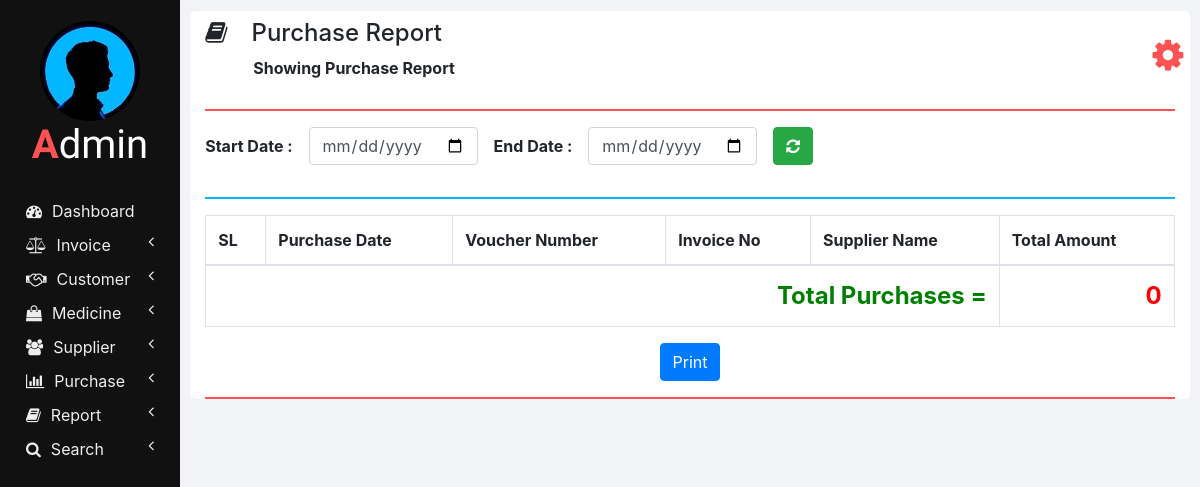
The page /purchase_report.php on the database as committed earlier.
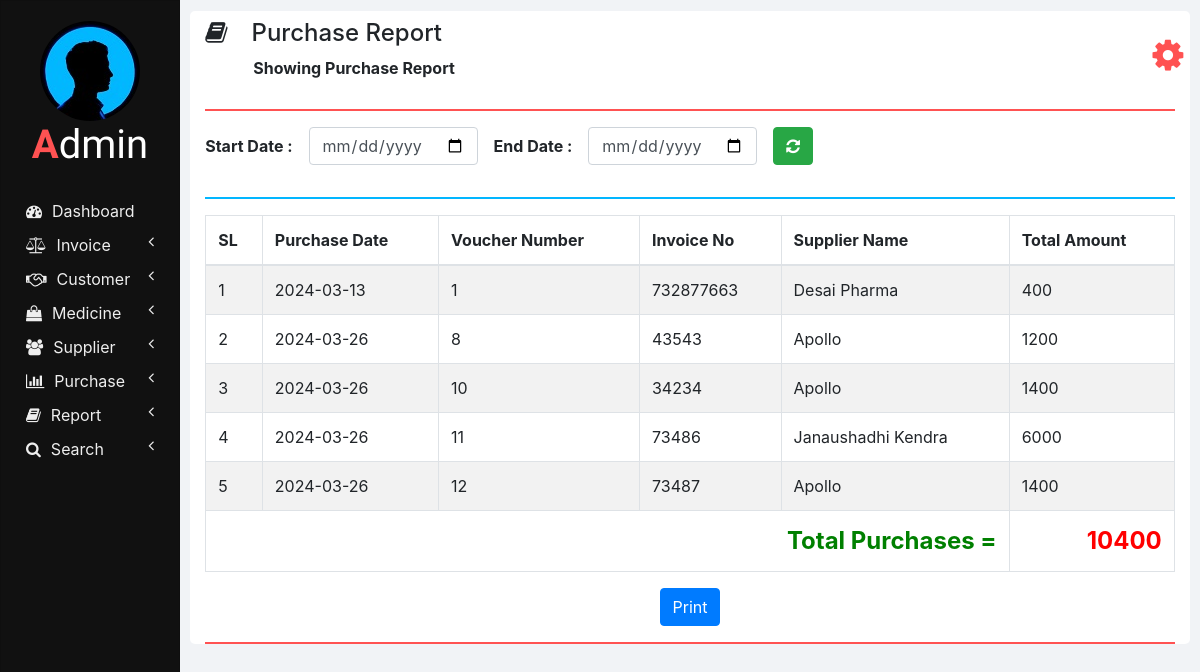
The same page on the database as committed later.
### tables this page shows
CREATE TABLE `purchases` (
  `SUPPLIER_NAME` varchar(100) NOT NULL,
  `INVOICE_NUMBER` int(11) NOT NULL,
  `VOUCHER_NUMBER` int(11) NOT NULL,
  `PURCHASE_DATE` varchar(10) NOT NULL,
  `TOTAL_AMOUNT` double NOT NULL,
  `PAYMENT_STATUS` varchar(20) NOT NULL
);

### php/report.php (the view, shortened to what this page needs)
<?php
function showPurchases($start_date, $end_date) {
  ?>
  <thead>
    <tr>
      <th>SL</th>
      <th>Purchase Date</th>
      <th>Voucher Number</th>
      <th>Invoice No</th>
      <th>Supplier Name</th>
      <th>Total Amount</th>
    </tr>
  </thead>
  <tbody>
  <?php
  require "db_connection.php";
  if($con) {
    $seq_no = 0;
    $total = 0;
    if($start_date == "" || $end_date == "")
      $query = "SELECT * FROM purchases";
    else
      $query = "SELECT * FROM purchases WHERE PURCHASE_DATE BETWEEN '$start_date' AND '$end_date'";
    $result = mysqli_query($con, $query);
    while($row = mysqli_fetch_array($result)) {
      $seq_no++;
      showPurchaseRow($seq_no, $row);
      $total = $total + $row['TOTAL_AMOUNT'];
    }
    ?>
    </tbody>
    <tfoot class="font-weight-bold">
      <tr style="text-align: right; font-size: 24px;">
        <td colspan="5" style="color: green;">&nbsp;Total Purchases =</td>
        <td style="color: red;"><?php echo $total; ?></td>
      </tr>
    </tfoot>
    <?php
  }
}
function showPurchaseRow($seq_no, $row) {
  ?>
  <tr>
    <td><?php echo $seq_no; ?></td>
    <td><?php echo $row['PURCHASE_DATE']; ?></td>
    <td><?php echo $row['VOUCHER_NUMBER']; ?></td>
    <td><?php echo $row['INVOICE_NUMBER']; ?></td>
    <td><?php echo $row['SUPPLIER_NAME'] ?></td>
    <td><?php echo $row['TOTAL_AMOUNT']; ?></td>
  </tr>
  <?php
}
  ?>

Rows that differ between the two databases and show on the page:
added purchases: seq_no "1", PURCHASE_DATE "2024-03-13", VOUCHER_NUMBER "1", INVOICE_NUMBER "732877663", SUPPLIER_NAME "Desai Pharma", TOTAL_AMOUNT "400"
added purchases: seq_no "2", PURCHASE_DATE "2024-03-26", VOUCHER_NUMBER "8", INVOICE_NUMBER "43543", SUPPLIER_NAME "Apollo", TOTAL_AMOUNT "1200"
added purchases: seq_no "3", PURCHASE_DATE "2024-03-26", VOUCHER_NUMBER "10", INVOICE_NUMBER "34234", SUPPLIER_NAME "Apollo", TOTAL_AMOUNT "1400"
added purchases: seq_no "4", PURCHASE_DATE "2024-03-26", VOUCHER_NUMBER "11", INVOICE_NUMBER "73486", SUPPLIER_NAME "Janaushadhi Kendra", TOTAL_AMOUNT "6000"
added purchases: seq_no "5", PURCHASE_DATE "2024-03-26", VOUCHER_NUMBER "12", INVOICE_NUMBER "73487", SUPPLIER_NAME "Apollo", TOTAL_AMOUNT "1400"
Other text that changed with them:
$total: "0" → "10400"
